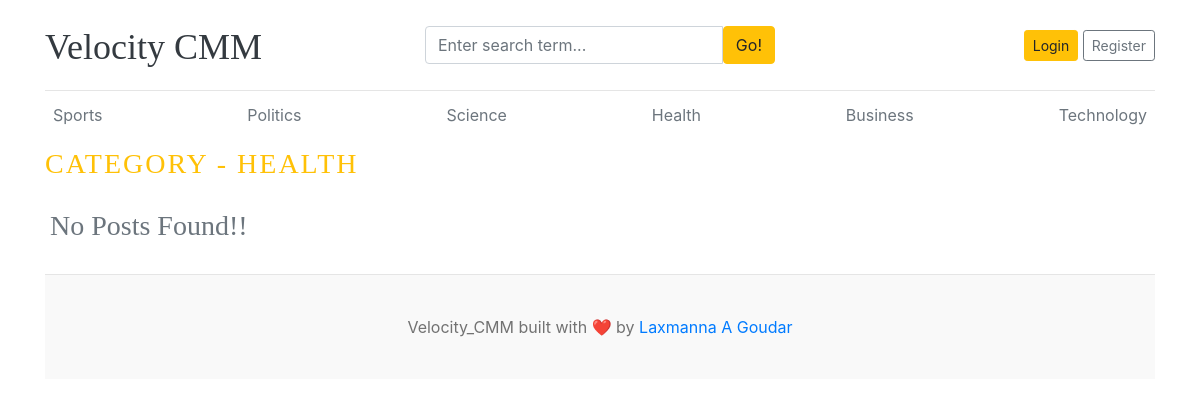
/category/5/, run on an earlier commit of the app's database.
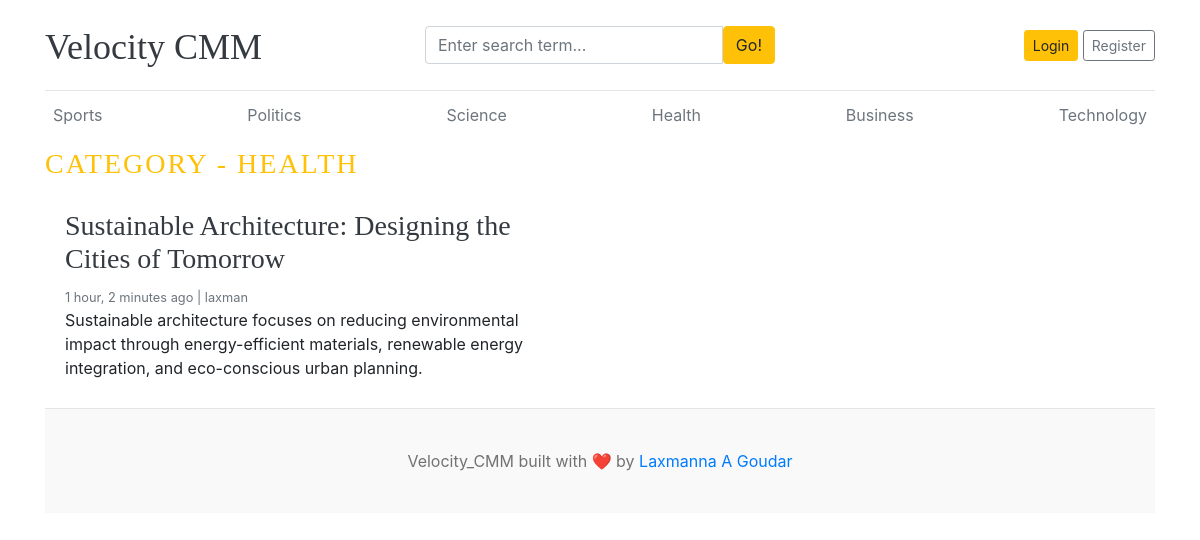
And on a later commit of the database.
### blogs/models.py (models this page shows)
class Category(models.Model):
    category_name = models.CharField(max_length=50, unique=True)
    created_at = models.DateTimeField(auto_now_add=True)
    updated_at =  models.DateTimeField(auto_now=True)
    class Meta:
        verbose_name_plural = 'categories'
    def __str__(self):
        return self.category_name

class Blog(models.Model):
    title = models.CharField(max_length=100)
    slug = models.SlugField(max_length=150, unique=True, blank=True)
    category = models.ForeignKey(Category, on_delete=models.CASCADE)
    author = models.ForeignKey(User, on_delete=models.CASCADE)
    featured_image = models.ImageField(upload_to='uploads/%Y/%m/%d')
    short_description = models.TextField(max_length=500)
    blog_body = models.TextField(max_length=2000)
    status = models.CharField(max_length=20, choices=STATUS_CHOICES , default='Draft')
    is_featured = models.BooleanField(default=False)
    created_at = models.DateTimeField(auto_now_add=True)
    updated_at = models.DateTimeField(auto_now=True)
    def __str__(self):
        return self.title

### blogs/views.py (the view)
# urls.py: path('<int:category_id>/', views.posts_by_category, name='posts_by_category')
def posts_by_category(req, category_id):
    posts = Blog.objects.filter(status = 'Published' ,category = category_id)
    category = get_object_or_404(Category, pk = category_id)
    context = {
        'posts' : posts,
        'category' : category,
    }
    return render (req,'posts_by_category.html',context)

### blogs/context_processors.py (called while the page is built)
def get_categories(req):
    categories = Category.objects.all()
    return dict(
        categories=categories
    )

def get_sociallinks(req):
    sociallinks = SocialLink.objects.all()
    return dict(
        sociallinks = sociallinks
    )

### templates/posts_by_category.html
{% extends 'base.html' %}
{% block content %}
    <h3 class="text-uppercase text-warning " style="letter-spacing: 2px;"> Category - {{ category }} </h3>
    <div class="row mb-2">
        {% if posts %}
        {% for post in posts %}
        <div class="col-md-6">
        <div class="card border-0" >
            <div class="card-body">
            <a href="{% url 'blogs' post.slug %}" class="text-dark"><h3>{{ post }}</h3></a>
            <small class="mb-1 text-muted">{{ post.created_at | timesince }} ago | {{ post.author }}</small>
            <p class="card-text">{{ post.short_description|truncatewords:30  }}</p>
            </div>
        </div>
        </div>
        {% endfor %}
        {% else %}
        <div class="card-body">
            <h3 class="mb-1 text-muted">No Posts Found!!</h3>
        </div>
        {% endif %}
    </div>
{% endblock %}

### templates/base.html (shortened to what this page needs)
{% load static %}
<!DOCTYPE html>
<html lang="en">
<head>
    <link href="https://getbootstrap.com/docs/4.0/dist/css/bootstrap.min.css" rel="stylesheet">
    <link rel="stylesheet" href="{% static 'css/blog.css' %}">
  </head>
<body>
    <div class="container">
      <header class="blog-header py-3">
        <div class="row flex-nowrap justify-content-between align-items-center">
          <div class="col-4 pt-1">
            <a class="blog-header-logo text-dark" href="{% url 'home' %}">Velocity CMM</a>
          </div>
          <div class="col-4">
            <form action="{% url 'search' %}" method="GET">
                 <div class="input-group">
                        <input class="form-control" type="text" name="keyword" value = '{{ keyword }}' placeholder="Enter search term..." aria-label="Enter search term..." aria-describedby="button-search" />
                        <button type ="submit" class="btn btn-warning" id="button-search" type="button">Go!</button>
                </div>
            </form>
          </div>
          <div class="col-4 d-flex justify-content-end align-items-center">
            <a class="btn btn-sm btn-warning" href="#">Login</a> &nbsp;
            <a class="btn btn-sm btn-outline-secondary" href="{% url 'register' %}">Register</a>
          </div>
        </div>
      </header>
      <div class="nav-scroller py-1 mb-2">
        <nav class="nav d-flex justify-content-between">
        {% for cat in categories %}
          <a class="p-2 text-muted" href="{% url 'posts_by_category' cat.id %}">{{ cat.category_name }}</a>
        {% endfor %}
        </nav>
      </div>
{% block content %}
{% endblock %}
<footer class="blog-footer">
  <p>Velocity_CMM built with ❤️ by <a href="#">Laxmanna A Goudar</a></p>
</footer>
</body>
</html>

What changed in the data, as far as the page shows it:
added Blog: title "Sustainable Architecture: Designing the Cities of Tomorrow", created_at "1 hour, 2 minutes", author "laxman", short_description "Sustainable architecture focuses on reducing environmental impact through energy-efficient materials, renewable energy integration, and eco-conscious urban planning."
Also different on the page:
text no longer shown: "No Posts Found!!"
